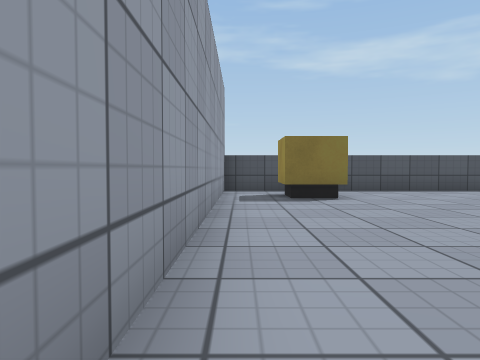
[1] (above)

13 first-person views from a walk through a scene from a Unity 3-D project. The camera is 0.64 m above the floor, tilts 2° down and sees 70° across. The floor is counted in squares, 1 m on a side. Each view is taken from the middle of a square. On the plan, view 1 faces up. The plan holds only what a view shows up to about 10 squares ahead; the rest is blank. Surface patterns are stand-ins for the level's own textures.

[2]
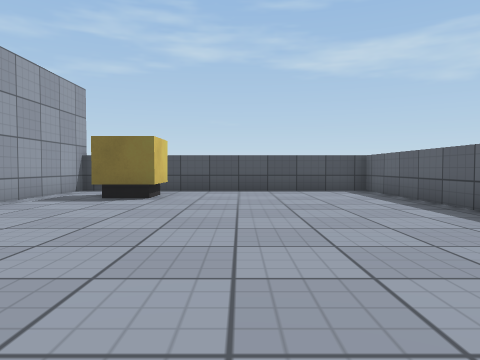

[3]
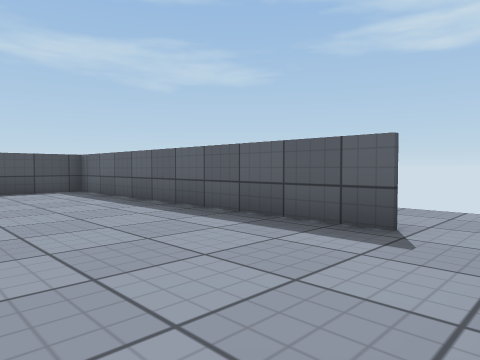

[4]
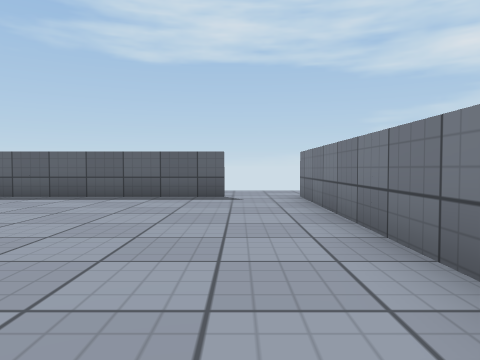

[5]
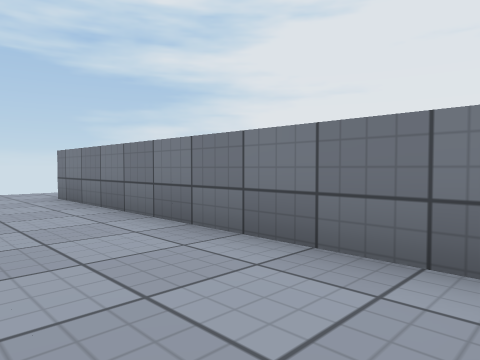

[6]
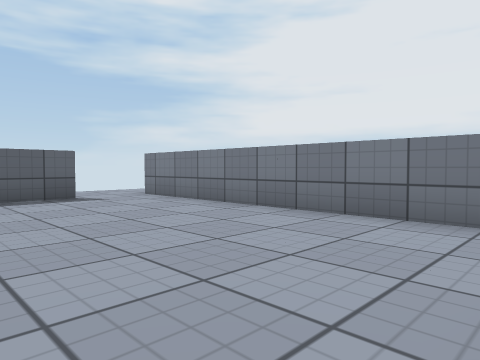

[7]
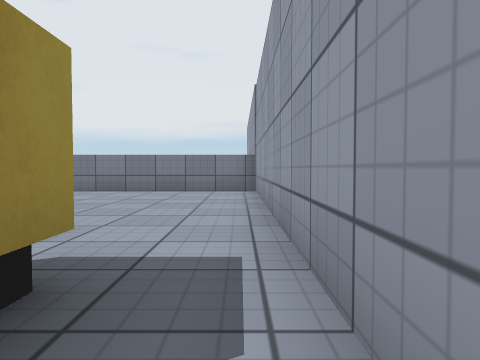

[8]
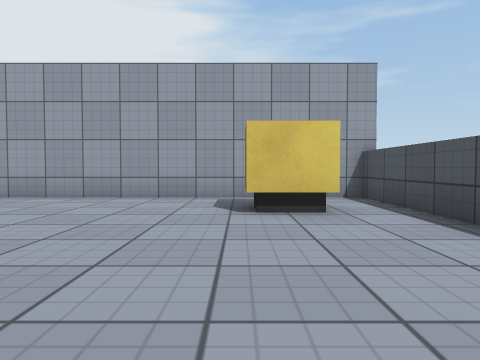

[9]
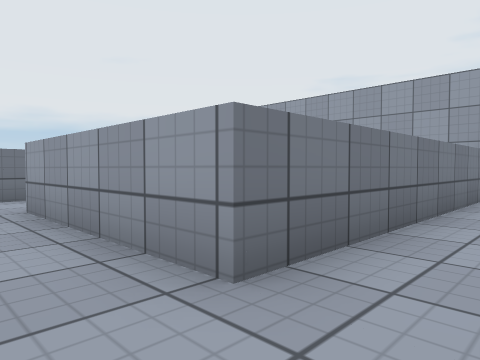

[10]
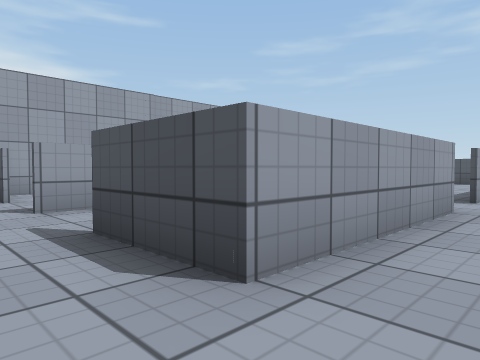

[11]
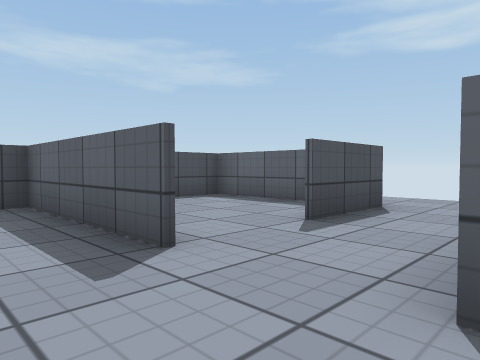

[12]
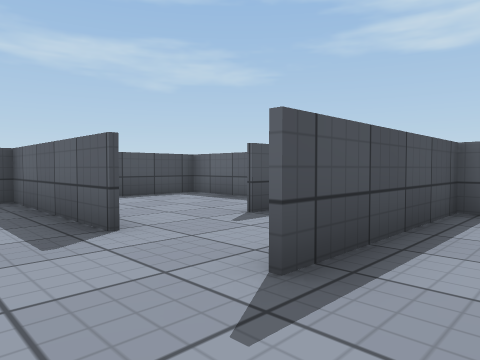

[13]
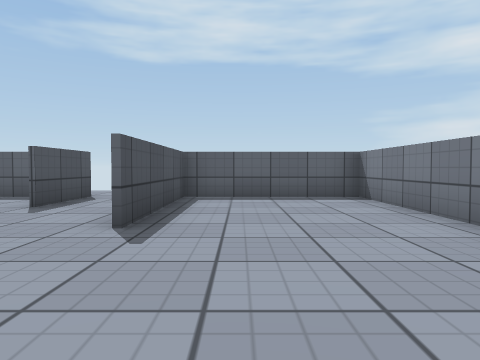

### Floor plan
Key: @ floor where view 1 was taken; # wall or solid block; . floor; O other object.
Columns run from 1 left of view 1 to 9 right of it. Each row starts with its distance up from view 1.
 10 ##########
  9 #........#
  8 #.OO.....#
  7 #.OO.....#
  6 #........#
  5 #........#
  4 #........#
  3 #........#
  2 #........#.
  1 #..........
  0 #@.........
 -1 ##########.
 -2     .#...#.
 -3     .#...#.
 -4 #....#...#.
 -5   #....###.
 -6    ........
 -7   ...OOOOO
 -8  .....   O
 -9   ....   O
-10    ...   O
-11      #####

Where each view was taken, in squares from view 1:
view 1: 0 up, 0 right, facing up
view 2: 0 up, 4 right, facing up
view 3: 0 up, 4 right, facing up-right
view 4: 1 up, 0 right, facing right
view 5: 2 up, 0 right, facing down-right
view 6: 4 up, 0 right, facing down-right
view 7: 9 up, 0 right, facing down
view 8: 7 up, 7 right, facing left
view 9: 1 up, 9 right, facing down-left
view 10: 6 down, 9 right, facing up-left
view 11: 7 down, 2 right, facing up-right
view 12: 8 down, 2 right, facing up-right
view 13: 8 down, 0 right, facing right
